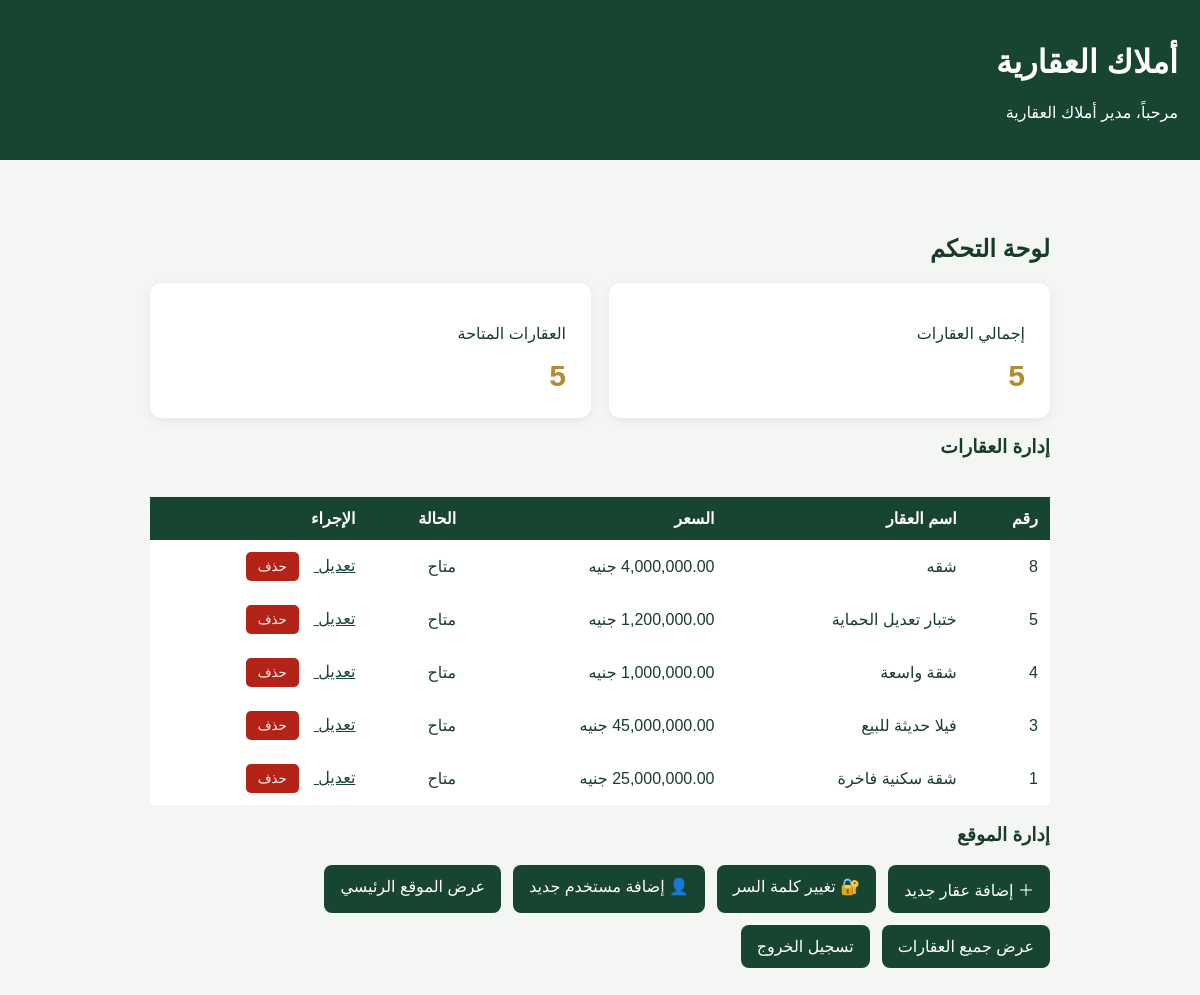
/amlak/admin/dashboard.php (signed in), run on the app's committed database.
### tables this page shows
CREATE TABLE `properties` (
  `id` int(11) NOT NULL,
  `title` varchar(200) NOT NULL,
  `description` text DEFAULT NULL,
  `property_type` varchar(50) NOT NULL,
  `purpose` varchar(30) NOT NULL,
  `price` decimal(12,2) NOT NULL,
  `area` decimal(10,2) DEFAULT NULL,
  `location` varchar(200) NOT NULL,
  `bedrooms` int(11) DEFAULT 0,
  `bathrooms` int(11) DEFAULT 0,
  `image` varchar(255) DEFAULT NULL,
  `status` varchar(30) DEFAULT 'available',
  `created_at` timestamp NOT NULL DEFAULT current_timestamp()
);

### amlak/admin/dashboard.php (the view, shortened to what this page needs)
<?php
require_once __DIR__ . '/../config/database.php';
$stmt = $pdo->query("SELECT COUNT(*) FROM properties");
$totalProperties = $stmt->fetchColumn();
$stmt = $pdo->query(
    "SELECT COUNT(*) FROM properties WHERE status = 'available'"
);
$availableProperties = $stmt->fetchColumn();
?>
<!DOCTYPE html>
<html lang="ar" dir="rtl">
<head>
</head>
<body>
<header>
    <h1>أملاك العقارية</h1>
    <p>مرحباً، <?= htmlspecialchars($_SESSION['full_name'] ?? 'المدير') ?></p>
</header>
<main>
    <h2>لوحة التحكم</h2>
    <div class="cards">
        <div class="card">
            <p>إجمالي العقارات</p>
            <div class="number"><?= (int)$totalProperties ?></div>
        </div>
        <div class="card">
            <p>العقارات المتاحة</p>
            <div class="number"><?= (int)$availableProperties ?></div>
        </div>
    </div>
<h3>إدارة العقارات</h3>
<div class="table-wrap">
<table style="width:100%; border-collapse:collapse; background:white; margin-top:20px;">
    <thead>
        <tr style="background:#17452f; color:white;">
            <th style="padding:12px;">رقم</th>
            <th style="padding:12px;">اسم العقار</th>
            <th style="padding:12px;">السعر</th>
            <th style="padding:12px;">الحالة</th>
            <th style="padding:12px;">الإجراء</th>
        </tr>
    </thead>
    <tbody>
        <?php
        $stmt = $pdo->query(
            "SELECT id, title, price, status
             FROM properties
             ORDER BY created_at DESC"
        );
        while ($item = $stmt->fetch(PDO::FETCH_ASSOC)):
        ?>
            <tr>
                <td style="padding:12px;"><?= (int)$item['id'] ?></td>
                <td style="padding:12px;">
                    <?= htmlspecialchars($item['title'], ENT_QUOTES, 'UTF-8') ?>
                </td>
                <td style="padding:12px;">
                    <?= number_format((float)$item['price'], 2) ?> جنيه
                </td>
                <td style="padding:12px;">
                    <?php
                    $statuses = [
                        'available' => 'متاح',
                        'sold' => 'تم البيع',
                        'rented' => 'تم التأجير'
                    ];
                    echo $statuses[$item['status']] ?? 'غير محدد';
                    ?>
                </td>
                <td style="padding:12px;">
                    <a href="edit-property.php?id=<?= (int)$item['id'] ?>">
                        تعديل
                    </a>
                    <form method="post"
                        action="delete-property.php"
                        style="display:inline;"
                        onsubmit="return confirm('هل أنت متأكد من حذف هذا العقار؟ لا يمكن التراجع عن الحذف.');">
                        <button type="submit"
                                style="background:#b42318;color:white;border:0;padding:7px 12px;border-radius:5px;cursor:pointer;">
                            حذف
                        </button>
                    </form>
                </td>
            </tr>
        <?php endwhile; ?>
    </tbody>
</table>
</div>
<h3>إدارة الموقع</h3>
<div class="admin-links">
    <a href="add-property.php">＋ إضافة عقار جديد</a>
    <?php if (($_SESSION['role'] ?? '') === 'admin'): ?>
    <a href="change-password.php">🔐 تغيير كلمة السر</a>
    <a href="add-user.php">👤 إضافة مستخدم جديد</a>
<?php endif; ?>
    <a href="../index.php">عرض الموقع الرئيسي</a>
    <a href="../properties.php">عرض جميع العقارات</a>
    <a href="logout.php">تسجيل الخروج</a>
</div>
</main>
</body>
</html>

### amlak/admin/dashboard.php (style rules this page uses)
body { margin: 0; font-family: Tahoma, Arial, sans-serif; background: #f4f6f3; color: #183c2b; }
header { background: #17452f; color: white; padding: 22px; }
main { max-width: 900px; margin: 35px auto; padding: 20px; }
.cards { display: flex; flex-wrap: wrap; gap: 18px; }
.card { background: white; padding: 25px; border-radius: 12px; flex: 1; min-width: 180px; box-shadow: 0 3px 12px #00000010; }
.number { color: #b58b32; font-size: 30px; font-weight: bold; }
a { color: #17452f; margin-left: 15px; }
.admin-links { display: flex; flex-wrap: wrap; gap: 12px; margin-top: 15px; }
.admin-links a { display: inline-block; margin: 0; padding: 12px 16px; background: #17452f; color: white; text-decoration: none; border-radius: 8px; text-align: center; }
.table-wrap { width: 100%; overflow-x: auto; -webkit-overflow-scrolling: touch; margin-top: 15px; }
.table-wrap table { width: 100%; min-width: 700px; border-collapse: collapse; }
.table-wrap th, .table-wrap td { padding: 10px; text-align: right; white-space: nowrap; }

### data on the page
properties: id "8", title "شقه", price "4,000,000.00", status "متاح"
properties: id "5", title "ختبار تعديل الحماية", status "متاح"
properties: id "4", title "شقة واسعة", status "متاح"
properties: id "3", title "فيلا حديثة للبيع", price "45,000,000.00", status "متاح"
properties: id "1", title "شقة سكنية فاخرة", status "متاح"

### other printed values
$_SESSION['full_name'] "مدير أملاك العقارية"
$totalProperties "5"
$availableProperties "5"
